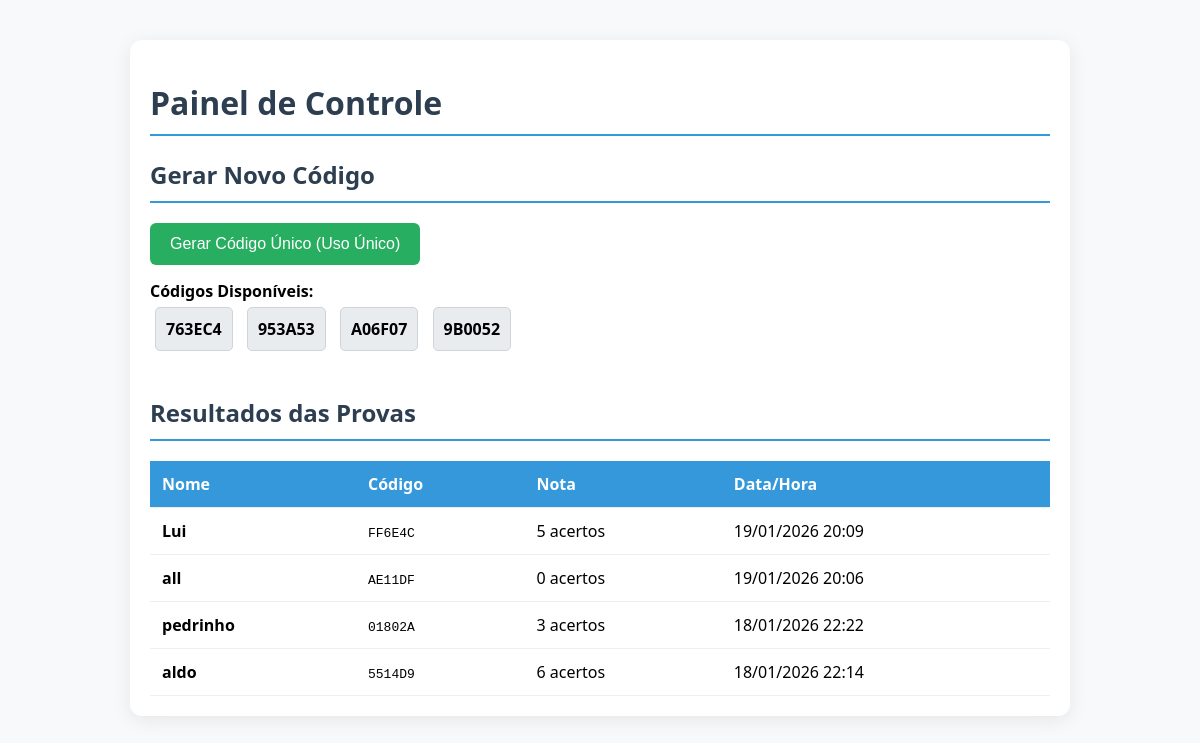
/admin, run on an earlier commit of the app's database.
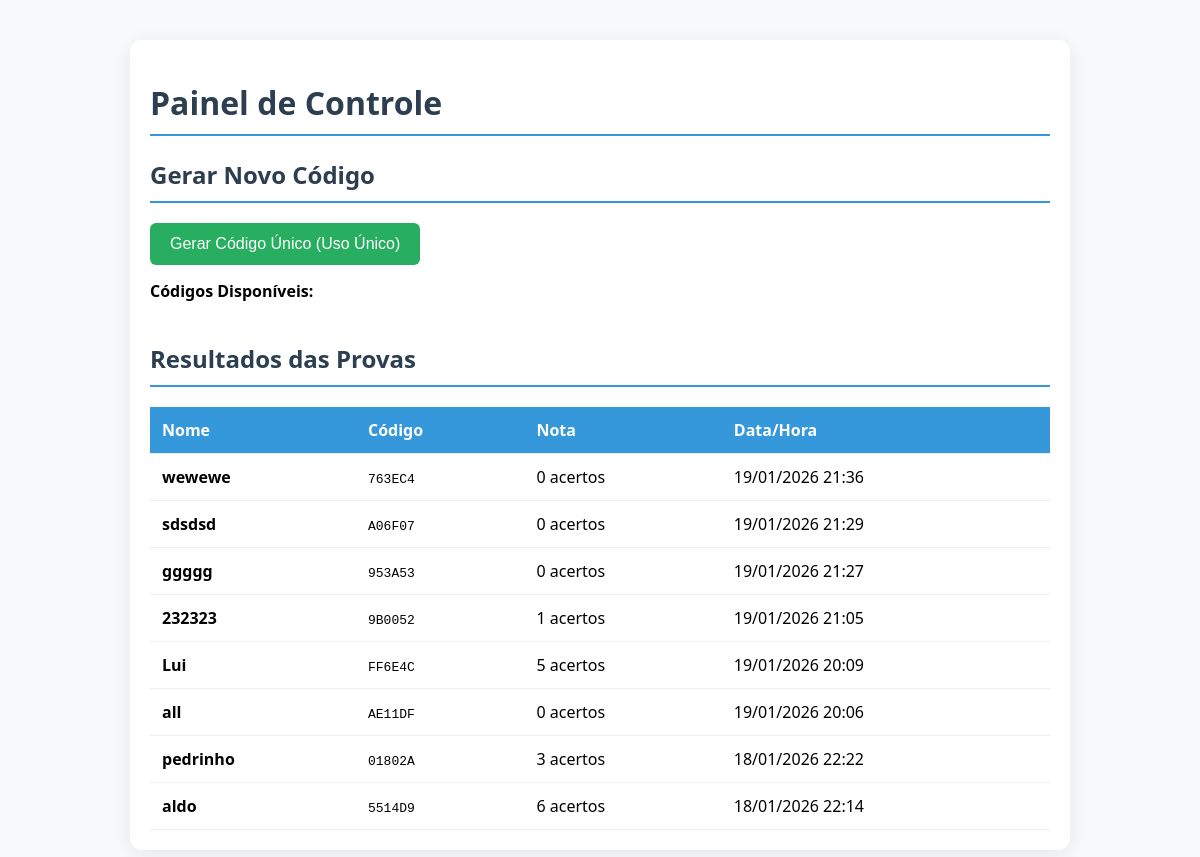
And on a later commit of the database.
### tables this page shows
CREATE TABLE codigos_validos (codigo TEXT PRIMARY KEY, usado INTEGER DEFAULT 0);

CREATE TABLE resultados (nome TEXT, codigo TEXT, nota INTEGER, data TEXT);

### main.py (the view)
@app.get("/admin", response_class=HTMLResponse)
@app.post("/admin", response_class=HTMLResponse)
async def admin_panel(request: Request, user: str = Form(None), password: str = Form(None)):
    if request.method == "POST" and user:
        if user != "leandro" or password != "14562917776":
            return "<h1>Acesso Negado</h1><a href='/login'>Voltar</a>"
    conn = sqlite3.connect("quiz.db")
    cursor = conn.cursor()
    cursor.execute("SELECT * FROM resultados ORDER BY data DESC")
    res = cursor.fetchall()
    cursor.execute("SELECT codigo FROM codigos_validos WHERE usado = 0")
    cods = cursor.fetchall()
    conn.close()
    return templates.TemplateResponse("admin.html", {
        "request": request,
        "resultados": res,
        "codigos": cods
    })

### templates/admin.html (shortened to what this page needs)
<!DOCTYPE html>
<html lang="pt-br">
<head>
</head>
<body>
    <div class="container">
        <h1>Painel de Controle</h1>
        <section>
            <h2>Gerar Novo Código</h2>
            <form action="/gerar" method="post">
                <button type="submit" class="btn-gerar">Gerar Código Único (Uso Único)</button>
            </form>
            <div style="margin-top: 15px;">
                <strong>Códigos Disponíveis:</strong><br>
                {% for c in codigos %}
                    <span class="codigo-box">{{ c[0] }}</span>
                {% endfor %}
            </div>
        </section>
        <section style="margin-top: 40px;">
            <h2>Resultados das Provas</h2>
            <table>
                <thead>
                    <tr>
                        <th>Nome</th>
                        <th>Código</th>
                        <th>Nota</th>
                        <th>Data/Hora</th>
                    </tr>
                </thead>
                <tbody>
                    {% for r in resultados %}
                    <tr>
                        <td><strong>{{ r[0] }}</strong></td>
                        <td><code>{{ r[1] }}</code></td>
                        <td>{{ r[2] }} acertos</td>
                        <td>{{ r[3] }}</td>
                    </tr>
                    {% endfor %}
                </tbody>
            </table>
        </section>
    </div>
</body>
</html>

What changed in the data, as far as the page shows it:
no longer on this page (row edited): codigos_validos: codigo "763EC4"
no longer on this page (row edited): codigos_validos: codigo "953A53"
no longer on this page (row edited): codigos_validos: codigo "A06F07"
no longer on this page (row edited): codigos_validos: codigo "9B0052"
added resultados: nome "wewewe", codigo "763EC4", nota "0", data "19/01/2026 21:36"
added resultados: nome "sdsdsd", codigo "A06F07", nota "0", data "19/01/2026 21:29"
added resultados: nome "ggggg", codigo "953A53", nota "0", data "19/01/2026 21:27"
added resultados: nome "232323", codigo "9B0052", nota "1", data "19/01/2026 21:05"
